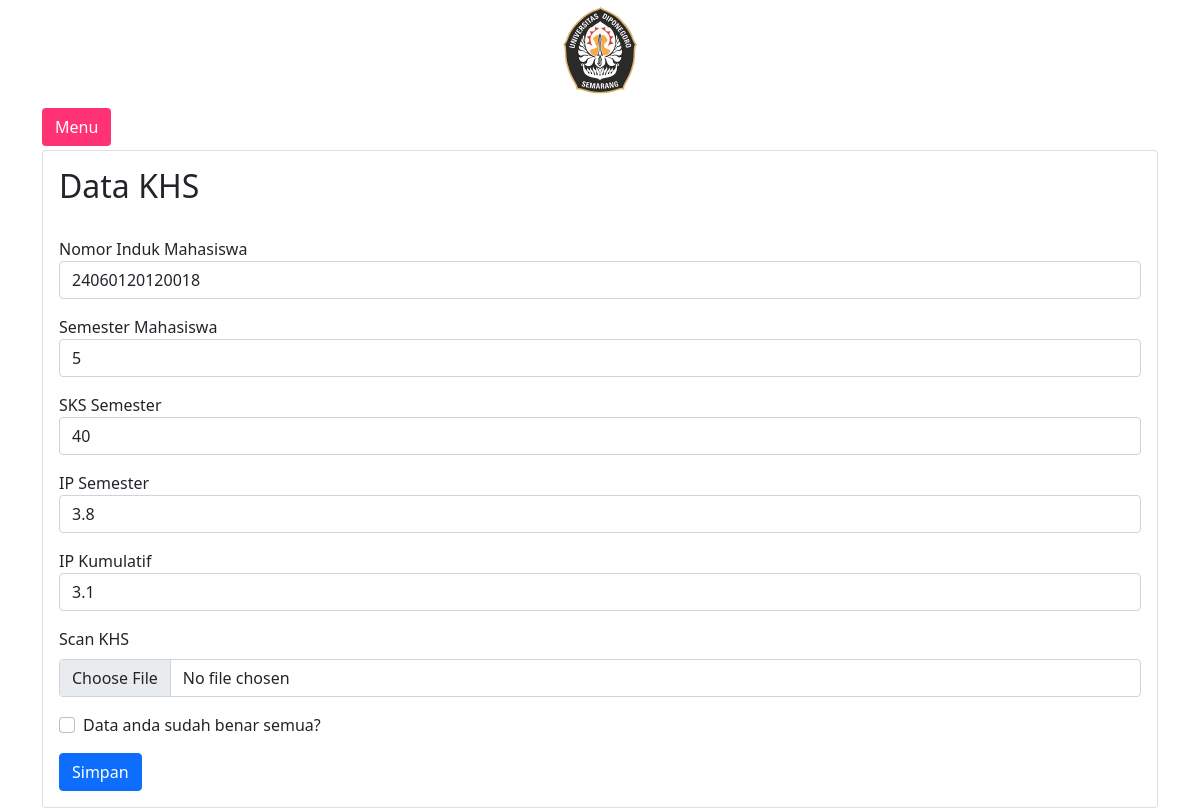
Screenshot of /Mahasiswa/datakhs.php?email_mhs=fedro@mahasiswa.com (signed in) with the database file from the repository.
### tables this page shows
CREATE TABLE `mahasiswa` (
  `NIM` bigint(200) NOT NULL,
  `nama_mhs` varchar(50) NOT NULL,
  `no_hp_mhs` varchar(15) NOT NULL,
  `angkatan` varchar(4) NOT NULL,
  `jalur_masuk` varchar(10) NOT NULL,
  `email_mhs` varchar(50) NOT NULL,
  `password_mhs` varchar(20) NOT NULL,
  `alamat_mhs` varchar(100) NOT NULL,
  `status_mhs` varchar(15) NOT NULL,
  `foto_profil` varchar(100) NOT NULL
);

CREATE TABLE `khs` (
  `nim_mhs` bigint(20) NOT NULL,
  `semester_mhs` int(11) NOT NULL,
  `sks_semester` int(11) NOT NULL,
  `ip_semester` float NOT NULL,
  `ip_kumulatif` float NOT NULL,
  `berkas_khs` varchar(200) NOT NULL
);

### Mahasiswa/datakhs.php (the view, shortened to what this page needs)
<?php
require_once('../db_connect.php');
?>
<?php
$email = $_SESSION['username'];
$query = 'SELECT * FROM mahasiswa WHERE email_mhs="' . $email . '"';
$result = $koneksi->query($query);
if ($result->num_rows > 0) {
  while ($row = $result->fetch_assoc()) {
    $nim = $row['NIM'];
  }
}
$query2 = 'SELECT * FROM khs WHERE nim_mhs="' . $nim . '"';
$result2 = $koneksi->query($query2);
if ($result2->num_rows > 0) {
  while ($row = $result2->fetch_assoc()) {
    $semester_mhs = $row['semester_mhs'];
    $sks_semester = $row['sks_semester'];
    $ip_semester = $row['ip_semester'];
    $ip_kumulatif = $row['ip_kumulatif'];
  }
}
?>
<!DOCTYPE html>
<html lang="en">
<head>
  <link rel="stylesheet" href="https://stackpath.bootstrapcdn.com/bootstrap/5.0.0-alpha2/css/bootstrap.min.css" />
</head>
<body>
  <div class="foto text-center">
    <img src="logoundip.png" alt="" class="logo" width="100px" />
  </div>
  <section class="p-1 my-container">
    <div class="container m-p-0">
      <button class="btn my-1" id="menu-btn">Menu</button>
      <div class="card">
        <div class="card-body">
          <h2>Data KHS</h2>
          <br>
          <form method="POST" autocomplete="on" action="<?php echo htmlspecialchars(
                                                          $_SERVER['PHP_SELF']
                                                        ); ?>">
            <div class="form-group mb-3">
              <label for="nim_mhs">Nomor Induk Mahasiswa</label>
              <input type="text" class="form-control" name="nim_mhs" id="nim_mhs" value="<?= $nim ?>">
            </div>
            <div class="form-group mb-3">
              <label for="semester_mhs">Semester Mahasiswa</label>
              <input type="text" class="form-control" name="semester_mhs" id="semester_mhs" value="<?= $semester_mhs ?>">
            </div>
            <div class="form-group mb-3">
              <label for="sks_semester">SKS Semester</label>
              <input type="text" class="form-control" name="sks_semester" id="sks_semester" value="<?= $sks_semester ?>">
            </div>
            <div class="form-group mb-3">
              <label for="ip_semester">IP Semester</label>
              <input type="text" class="form-control" name="ip_semester" id="ip_semester" value="<?= $ip_semester ?>">
            </div>
            <div class="form-group mb-3">
              <label for="ip_kumulatif">IP Kumulatif</label>
              <input type="text" class="form-control" name="ip_kumulatif" id="ip_kumulatif" value="<?= $ip_kumulatif ?>">
            </div>
            <div class="mb-3">
              <label for="ba_khs" class="form-label">Scan KHS</label>
              <input class="form-control" type="file" id="ba_khs" name="ba_khs" />
            </div>
            <div class="mb-3 form-check">
              <input type="checkbox" class="form-check-input" id="exampleCheck1" />
              <label class="form-check-label" for="exampleCheck1">Data anda sudah benar semua?</label>
            </div>
            <button type="submit" name="submit" value="submit" class="btn btn-primary">Simpan</button>
          </form>
        </div>
      </div>
    </div>
  </section>
</body>
</html>

### Mahasiswa/datakhs.php (style rules this page uses)
* { margin: 0; }
body { min-height: 100vh; background-color: #fff; }
.my-container { transition: 0.4s; }
#menu-btn { background-color: #ff3273; color: #fff; }

### rows the page displays
mahasiswa: nim_mhs "24060120120018"
khs: semester_mhs "5", sks_semester "40", ip_semester "3.8", ip_kumulatif "3.1"
